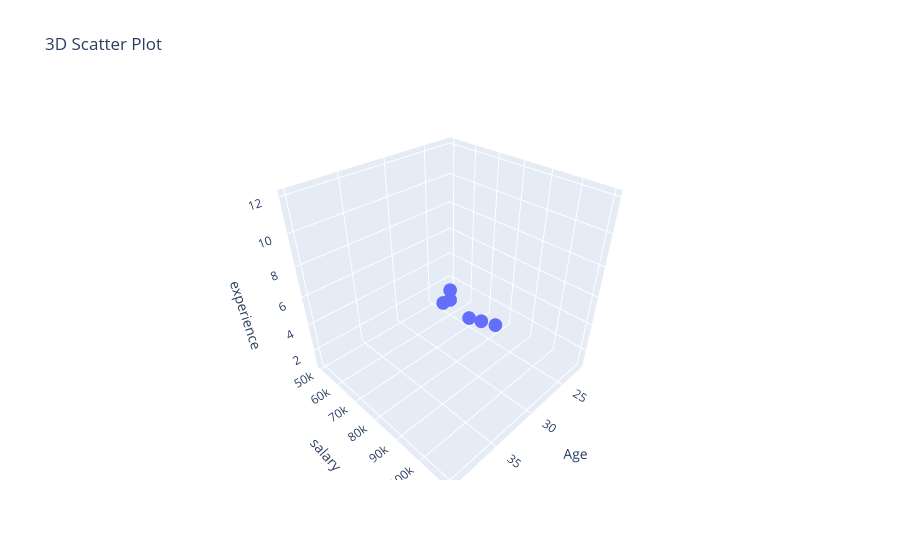

The notebook cell saved with this chart:
### Code cell
import plotly.express as px
fig = px.scatter_3d(df, x='Age', y='salary', z='experience', title='3D Scatter Plot')
fig.show()

### Figure 1 — Plotly figure (JSON) as saved in the notebook; plotly's stock layout.template omitted (floating-point values rounded to 4 significant figures)
{"data": [{"hovertemplate": "Age=%{x}<br>salary=%{y}<br>experience=%{z}<extra></extra>", "legendgroup": "", "marker": {"color": "#636efa", "symbol": "circle"}, "mode": "markers", "name": "", "scene": "scene", "showlegend": false, "type": "scatter3d", "x": [22, 25, 29, 24, 30, 35, 40], "y": [50000, 60000, 70000, 80000, 90000, 100000, 110000], "z": [1.0, 2.0, 4.0, 1.5, 5.0, 8.0, 12.0]}], "layout": {"legend": {"tracegroupgap": 0}, "scene": {"domain": {"x": [0, 1], "y": [0, 1]}, "xaxis": {"title": {"text": "Age"}}, "yaxis": {"title": {"text": "salary"}}, "zaxis": {"title": {"text": "experience"}}}, "title": {"text": "3D Scatter Plot"}}}
